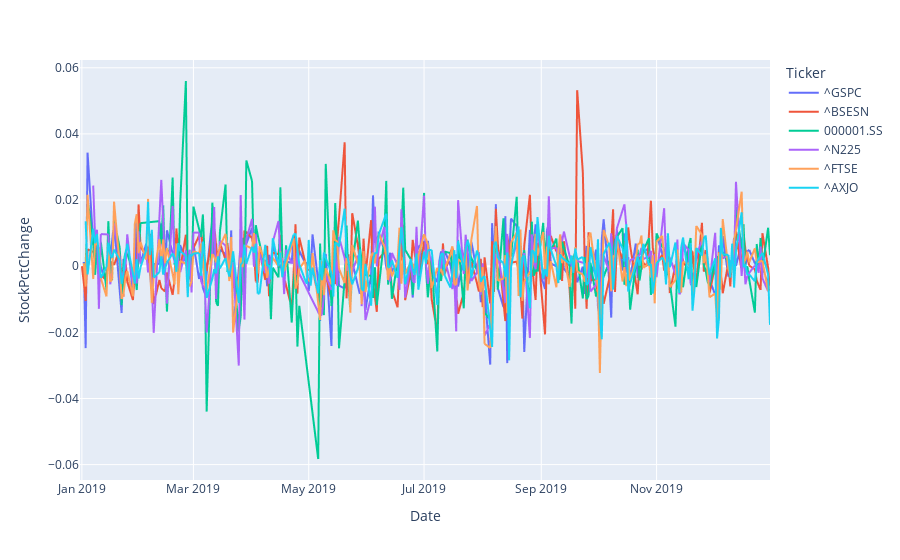
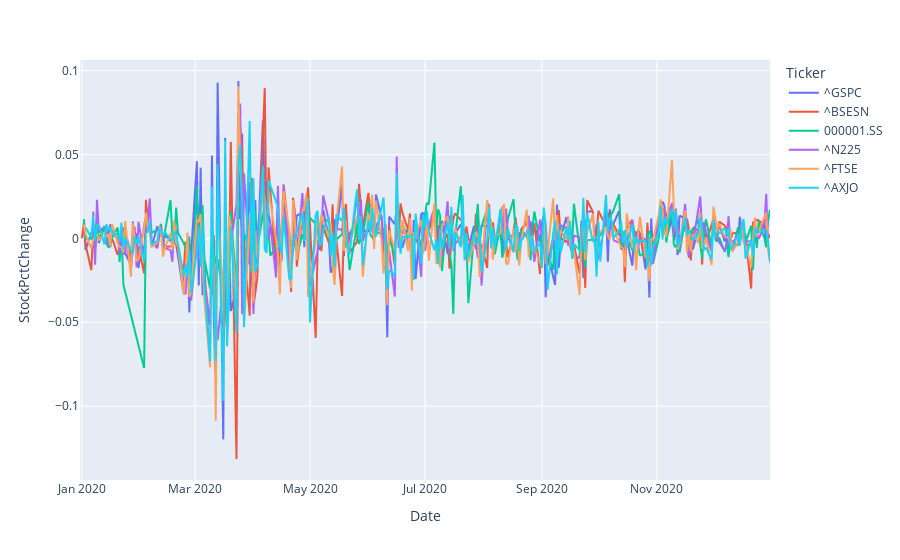

These figures' notebook cell, in order:
### Code cell
dfStock_2019 = getStockDf(2019)
dfStock_2020 = getStockDf(2020)

### Figure 1 — Plotly figure (JSON) as saved in the notebook; plotly's stock layout.template omitted (floating-point values rounded to 4 significant figures; data arrays with more than 128 entries replaced by an {"elided": "..."} marker saying what was removed)
{"data": [{"hovertemplate": "Ticker=^GSPC<br>Date=%{x}<br>StockPctChange=%{y}<extra></extra>", "legendgroup": "^GSPC", "line": {"color": "#636efa", "dash": "solid"}, "mode": "lines", "name": "^GSPC", "showlegend": true, "type": "scattergl", "x": {"elided": "252 str values"}, "xaxis": "x", "y": {"elided": "252 float values"}, "yaxis": "y"}, {"hovertemplate": "Ticker=^BSESN<br>Date=%{x}<br>StockPctChange=%{y}<extra></extra>", "legendgroup": "^BSESN", "line": {"color": "#EF553B", "dash": "solid"}, "mode": "lines", "name": "^BSESN", "showlegend": true, "type": "scattergl", "x": {"elided": "244 str values"}, "xaxis": "x", "y": {"elided": "244 float values"}, "yaxis": "y"}, {"hovertemplate": "Ticker=000001.SS<br>Date=%{x}<br>StockPctChange=%{y}<extra></extra>", "legendgroup": "000001.SS", "line": {"color": "#00cc96", "dash": "solid"}, "mode": "lines", "name": "000001.SS", "showlegend": true, "type": "scattergl", "x": {"elided": "242 str values"}, "xaxis": "x", "y": {"elided": "242 float values"}, "yaxis": "y"}, {"hovertemplate": "Ticker=^N225<br>Date=%{x}<br>StockPctChange=%{y}<extra></extra>", "legendgroup": "^N225", "line": {"color": "#ab63fa", "dash": "solid"}, "mode": "lines", "name": "^N225", "showlegend": true, "type": "scattergl", "x": {"elided": "241 str values"}, "xaxis": "x", "y": {"elided": "241 float values"}, "yaxis": "y"}, {"hovertemplate": "Ticker=^FTSE<br>Date=%{x}<br>StockPctChange=%{y}<extra></extra>", "legendgroup": "^FTSE", "line": {"color": "#FFA15A", "dash": "solid"}, "mode": "lines", "name": "^FTSE", "showlegend": true, "type": "scattergl", "x": {"elided": "254 str values"}, "xaxis": "x", "y": {"elided": "254 float values"}, "yaxis": "y"}, {"hovertemplate": "Ticker=^AXJO<br>Date=%{x}<br>StockPctChange=%{y}<extra></extra>", "legendgroup": "^AXJO", "line": {"color": "#19d3f3", "dash": "solid"}, "mode": "lines", "name": "^AXJO", "showlegend": true, "type": "scattergl", "x": {"elided": "253 str values"}, "xaxis": "x", "y": {"elided": "253 float values"}, "yaxis": "y"}], "layout": {"autosize": true, "legend": {"title": {"text": "Ticker"}, "tracegroupgap": 0}, "margin": {"t": 60}, "xaxis": {"anchor": "y", "autorange": true, "domain": [0, 1], "range": ["2018-12-31", "2019-12-31"], "title": {"text": "Date"}, "type": "date"}, "yaxis": {"anchor": "x", "autorange": true, "domain": [0, 1], "range": [-0.06465, 0.06236], "title": {"text": "StockPctChange"}, "type": "linear"}}}

### Figure 2 — Plotly figure (JSON) as saved in the notebook; plotly's stock layout.template omitted (floating-point values rounded to 4 significant figures; data arrays with more than 128 entries replaced by an {"elided": "..."} marker saying what was removed)
{"data": [{"hovertemplate": "Ticker=^GSPC<br>Date=%{x}<br>StockPctChange=%{y}<extra></extra>", "legendgroup": "^GSPC", "line": {"color": "#636efa", "dash": "solid"}, "mode": "lines", "name": "^GSPC", "showlegend": true, "type": "scattergl", "x": {"elided": "253 str values"}, "xaxis": "x", "y": {"elided": "253 float values"}, "yaxis": "y"}, {"hovertemplate": "Ticker=^BSESN<br>Date=%{x}<br>StockPctChange=%{y}<extra></extra>", "legendgroup": "^BSESN", "line": {"color": "#EF553B", "dash": "solid"}, "mode": "lines", "name": "^BSESN", "showlegend": true, "type": "scattergl", "x": {"elided": "252 str values"}, "xaxis": "x", "y": {"elided": "252 float values"}, "yaxis": "y"}, {"hovertemplate": "Ticker=000001.SS<br>Date=%{x}<br>StockPctChange=%{y}<extra></extra>", "legendgroup": "000001.SS", "line": {"color": "#00cc96", "dash": "solid"}, "mode": "lines", "name": "000001.SS", "showlegend": true, "type": "scattergl", "x": {"elided": "244 str values"}, "xaxis": "x", "y": {"elided": "244 float values"}, "yaxis": "y"}, {"hovertemplate": "Ticker=^N225<br>Date=%{x}<br>StockPctChange=%{y}<extra></extra>", "legendgroup": "^N225", "line": {"color": "#ab63fa", "dash": "solid"}, "mode": "lines", "name": "^N225", "showlegend": true, "type": "scattergl", "x": {"elided": "242 str values"}, "xaxis": "x", "y": {"elided": "242 float values"}, "yaxis": "y"}, {"hovertemplate": "Ticker=^FTSE<br>Date=%{x}<br>StockPctChange=%{y}<extra></extra>", "legendgroup": "^FTSE", "line": {"color": "#FFA15A", "dash": "solid"}, "mode": "lines", "name": "^FTSE", "showlegend": true, "type": "scattergl", "x": {"elided": "255 str values"}, "xaxis": "x", "y": {"elided": "255 float values"}, "yaxis": "y"}, {"hovertemplate": "Ticker=^AXJO<br>Date=%{x}<br>StockPctChange=%{y}<extra></extra>", "legendgroup": "^AXJO", "line": {"color": "#19d3f3", "dash": "solid"}, "mode": "lines", "name": "^AXJO", "showlegend": true, "type": "scattergl", "x": {"elided": "255 str values"}, "xaxis": "x", "y": {"elided": "255 float values"}, "yaxis": "y"}], "layout": {"autosize": true, "legend": {"title": {"text": "Ticker"}, "tracegroupgap": 0}, "margin": {"t": 60}, "xaxis": {"anchor": "y", "autorange": true, "domain": [0, 1], "range": ["2019-12-31", "2020-12-31"], "title": {"text": "Date"}, "type": "date"}, "yaxis": {"anchor": "x", "autorange": true, "domain": [0, 1], "range": [-0.144, 0.1063], "title": {"text": "StockPctChange"}, "type": "linear"}}}
